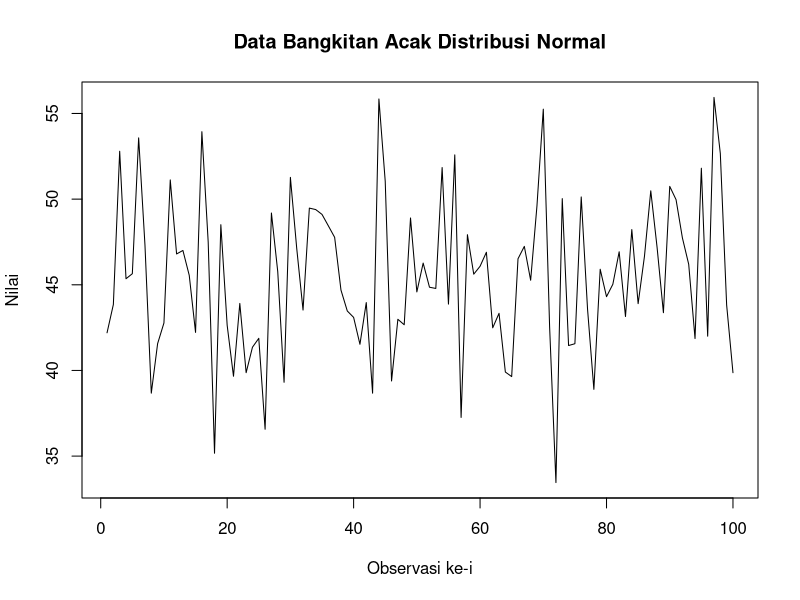
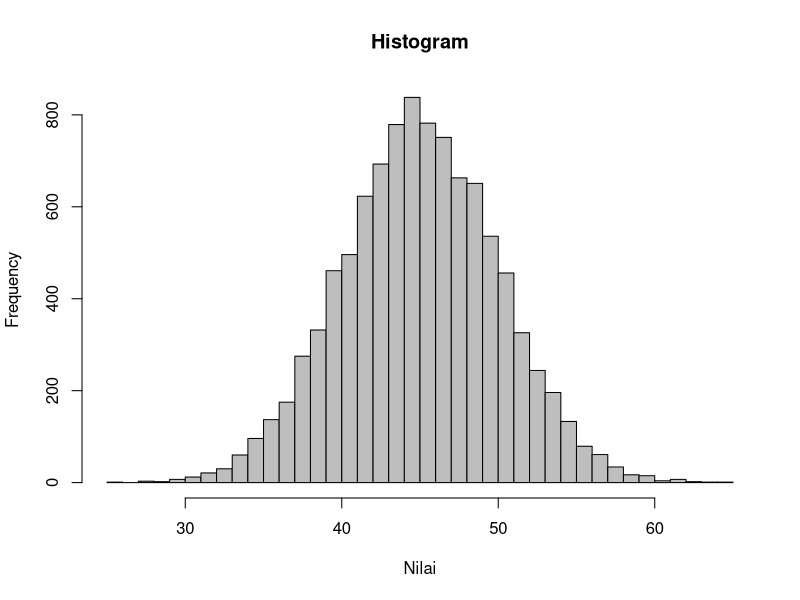

The R script that drew these images, in order:
# No (4)
n <- 100
mean <- 45
sd <- 5

# a
set.seed(123)
x <- rnorm(n, mean, sd)
x1 <- floor(mean)
x2 <- ceiling(mean)
prob_norm <- pnorm(x2, mean, sd) - pnorm(x1 - 1, mean, sd)
z_score <- (x1 - mean) / sd
plot(x, type = "l", main = "Data Bangkitan Acak Distribusi Normal", xlab = "Observasi ke-i", ylab = "Nilai")

# b
set.seed(123)
x <- rnorm(10000, mean, sd)
hist(x, breaks = 50, col = "gray", main = "Histogram", xlab = "Nilai")

# c
varian = (sd(x))^2
paste("σ² =", varian)
